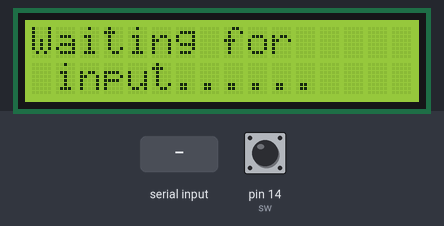
Bench run of a sketch on a simulated Arduino Uno, built with avr-gcc and run on an emulated ATmega328P. Shown: 16×2 character LCD. The test bench sets the inputs (shaded band); at power-on: pin 14 (sw) HIGH. What the sketch prints to the serial monitor is not drawn.

Above: at 5.3 s.
5.4 s: "*" received over the second serial link
At 5.9 s:
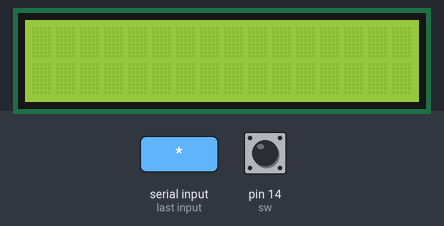
6.9 s: pin 14 (sw) pulled LOW for 1 s
At 8.5 s:
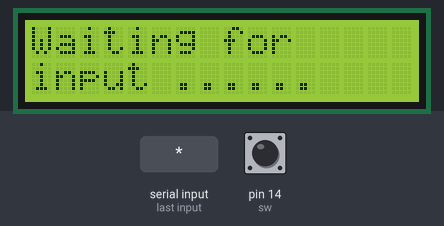
Timing chart, 0 to 10.0 s (numbered marks = the images above; inputs shaded):
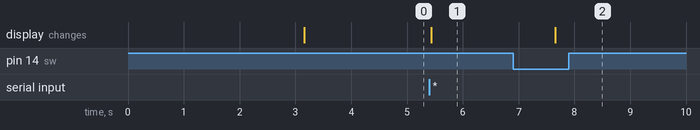

The sketch:

ECS2.ino
```cpp
#include <string.h>
#include <SoftwareSerial.h>
SoftwareSerial bluetoothSerial(2, 3); // RX, TX
String voice;
#include <Wire.h>
#include <LiquidCrystal_I2C.h>
LiquidCrystal_I2C lcd(0x3F,16,2);
#define BUZZER_PIN 12
#define sw 14
void buz()
{
for(int k =0;k<2;k++)
{
digitalWrite(BUZZER_PIN, HIGH);
delay(800);
digitalWrite(BUZZER_PIN, LOW);
delay(300);
}
}
void setup()
{
pinMode(sw, INPUT_PULLUP);
// pinMode(led, OUTPUT);
lcd.backlight();
lcd.init();
lcd.clear();
lcd.setCursor(0,0);
lcd.print("SMART RESTAURENT");
lcd.setCursor(0,1);
lcd.print(" E-MENU CARD ");
delay(3000);
Serial.begin(9600);
bluetoothSerial.begin(9600); //Set the baud rate to your Bluetooth module.
Serial.println("SMART RESTAURENT E-MENU CARD");
bluetoothSerial.println("SMART RESTAURENT E-MENU CARD");
lcd.clear();
lcd.setCursor(0,0);
lcd.print("Waiting for ");
lcd.setCursor(0,1);
lcd.print(" input...... ");
delay(1000);
}
void loop()
{
while (bluetoothSerial.available()){
delay(10);
char c = bluetoothSerial.read();
voice += c;
}
if(voice.length() > 0)
{
if(voice[0] == '*')
{
//forward();
voice.remove(0,1);
lcd.clear();
lcd.setCursor(0,0);
lcd.print(voice);
Serial.println(voice);
bluetoothSerial.print(voice);
bluetoothSerial.println(" ORDER RECEIVED");
buz();
}
else
{
}
voice=""; //Reset the variable after initiating
}
if(digitalRead(sw)==0)
{
lcd.setCursor(0,0);
lcd.print("Waiting for ");
lcd.setCursor(0,1);
lcd.print("input ...... ");
delay(1000);
}
}
```

Measured:
- after the input at 5.4 s, the display: changes at once (image 1)
- after the input at 6.9 s, the display: changes after 0.76 s (image 2)
